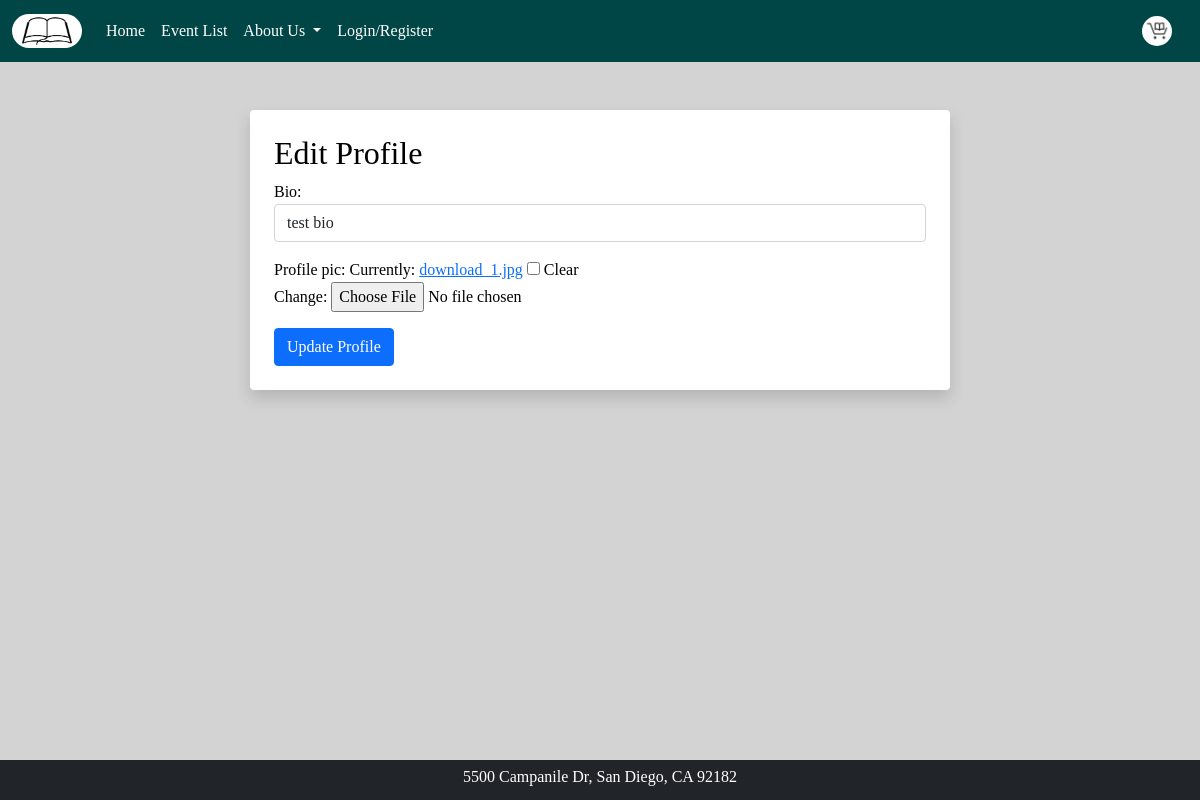
The app's page /members/1/editbio, older data.
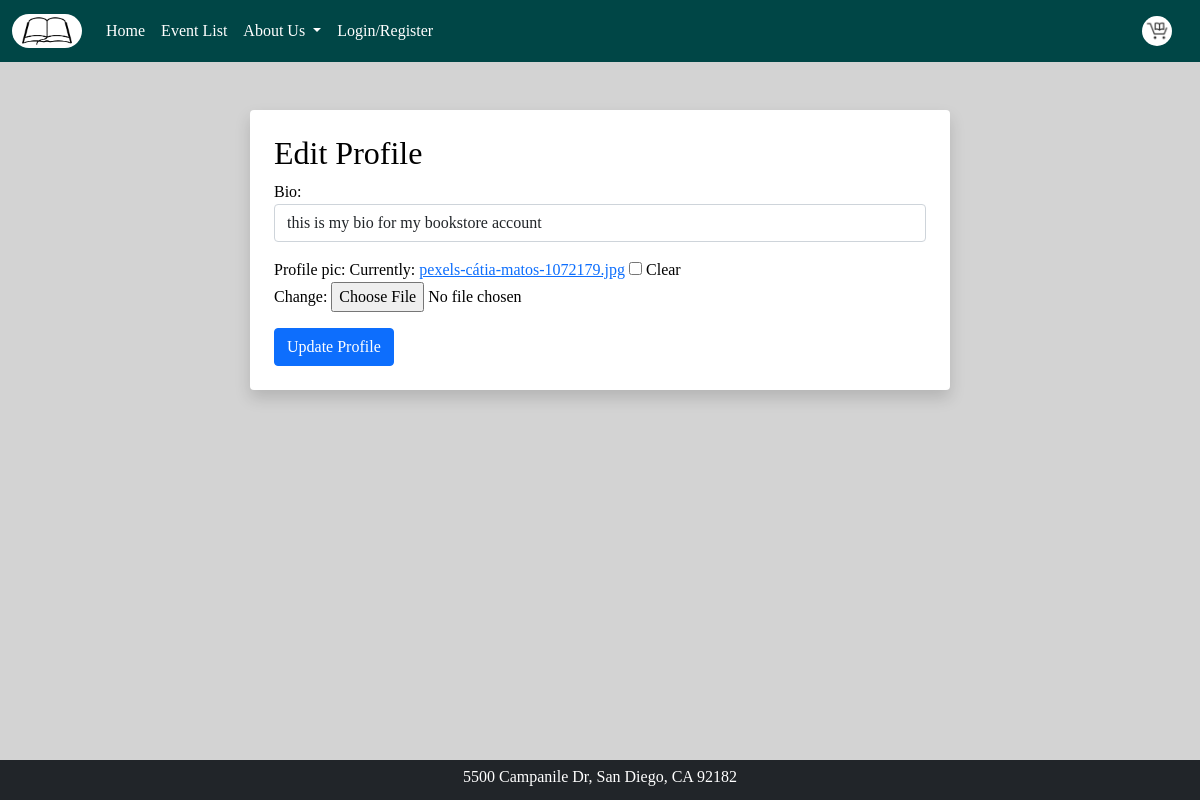
The same page, newer data.
### members/models.py (models this page shows, shortened)
class Profile(models.Model):
    user = models.OneToOneField(User, null = True, blank=True, on_delete=models.CASCADE)
    bio = models.TextField()
    profile_pic = models.ImageField(null = True, blank=True)

### members/views.py (the view)
# urls.py: path('<int:pk>/editbio', EditProfilePageView.as_view(), name='editbio'),
class EditProfilePageView(generic.UpdateView):
    model = Profile
    form_class = ProfilePageForm
    template_name = 'editbio.html'
    success_url = reverse_lazy('myprofile')

### members/forms.py
class ProfilePageForm(forms.ModelForm):
    class Meta:
        model = Profile
        fields = ['bio', 'profile_pic']
        widgets = {
            'bio': forms.TextInput(attrs={'class': 'form-control'}),
        }

### members/templates/editbio.html (shortened to what this page needs)
{% extends 'base.html' %}
{% block content %}
<br>
<div class = "shadow p-4 mb-5 bg-body rounded" style="width: 700px; margin: auto;">
<h2>Edit Profile</h2>
<div class="form-group">
    <form method="POST" enctype="multipart/form-data">
        {{ form.as_p }}
        <button class="btn btn-primary">
            Update Profile
        </button>
    </form>
</div>
</div>
{% endblock %}

Row changes from the older to the newer data that the page shows:
changed Profile: bio "test bio" → "this is my bio for my bookstore account"
Text that changed along with them:
text no longer shown: "Bio: Profile pic: Currently: download_1.jpg Clear Change:"
text now shown: "Bio: Profile pic: Currently: pexels-cátia-matos-1072179.jpg Clear Change:"
